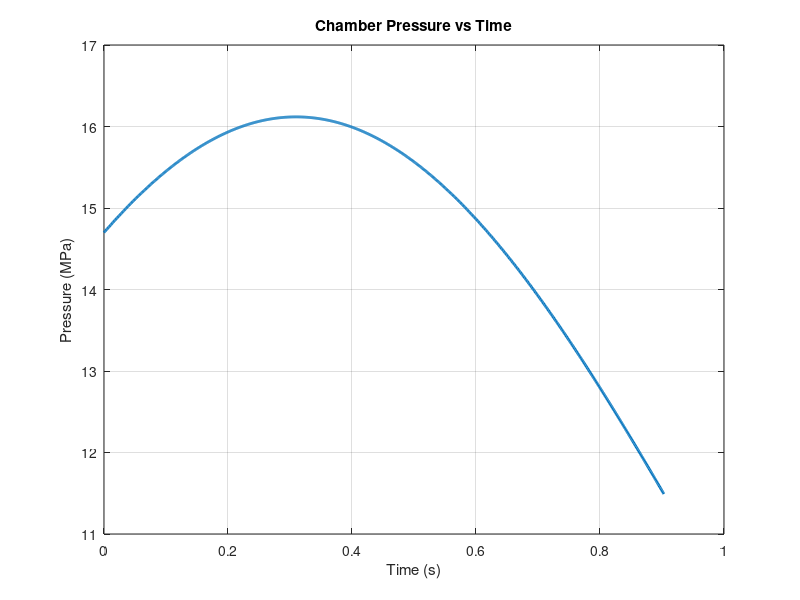
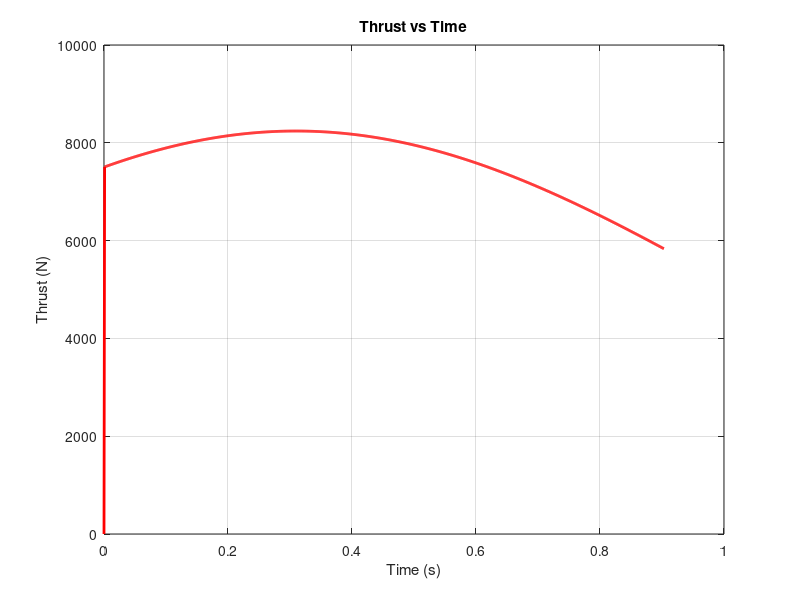
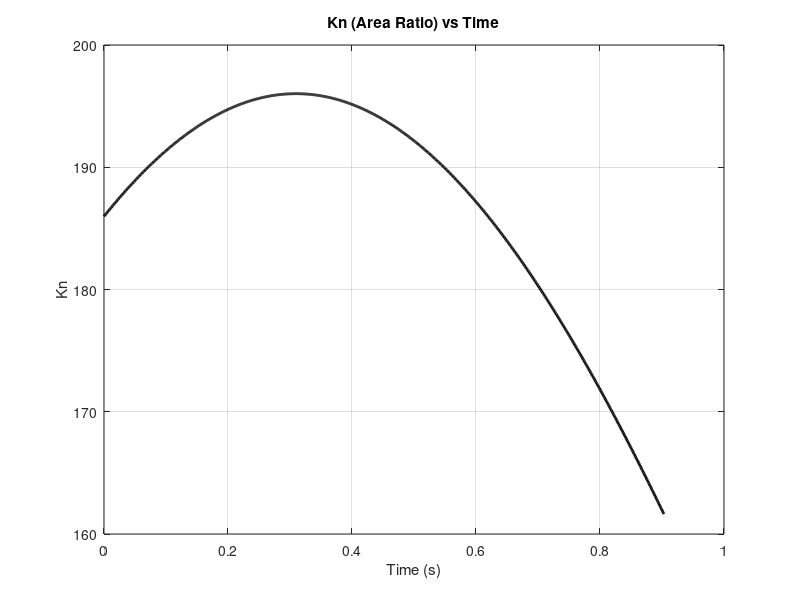

These figures' MATLAB source, in order:
% openMotor BATES Grain Simulation in MATLAB
% Analytical 0D Internal Ballistics Simulator

clear; clc; close all;

%% Configuration & Constants
% Constants
R_gas = 8.31446261815324; % Universal gas constant, J/(mol*K)
atm_pres = 101325; % Ambient pressure, Pa

% Simulation Settings
dt = 0.001; % Timestep, seconds
burnout_web_thres = 0.0001; % Web burnout threshold, m
burnout_thrust_thres = 0.1; % Thrust burnout threshold, N

%% Inputs
% Propellant Properties
prop.density = 1710; % kg/m^3 (approximate value for APCP)
prop.a = 0.025 / 1000; % Burn rate coefficient, converted from mm/(s*Pa^n) to m/(s*Pa^n)
prop.n = 0.43; % Burn rate exponent
prop.gamma = 1.17; % Specific Heat Ratio (k)
prop.t = 3019; % Combustion Temperature, K
prop.m = 25.935 / 1000; % Exhaust Molar Mass, converted from kg/Kmol to kg/mol

% Nozzle Geometry
nozzle.throat_dia = 21 / 1000; % converted from mm to m
nozzle.exit_dia = 44.4 / 1000; % converted from mm to m
nozzle.efficiency = 0.95;
nozzle.div_angle = 15; % Divergence half-angle, degrees
nozzle.conv_angle = 45; % Convergence half-angle, degrees
nozzle.throat_length = 2 / 1000; % converted from mm to m
nozzle.slag_coeff = 0; % (m*Pa)/s
nozzle.erosion_coeff = 0; % m/(s*Pa)

% Grain Geometry (BATES)
grain.outer_dia = 98.7 / 1000; % converted from mm to m
grain.core_dia = 43.7 / 1000; % converted from mm to m
grain.length = 145 / 1000; % converted from mm to m
grain.num_grains = 2;

%% Pre-calculations
nozzle_throat_area_initial = pi * (nozzle.throat_dia / 2)^2;
nozzle_exit_area = pi * (nozzle.exit_dia / 2)^2;
nozzle_expansion_ratio = nozzle_exit_area / nozzle_throat_area_initial;
grain.web = (grain.outer_dia - grain.core_dia) / 2;
total_motor_volume = grain.num_grains * (pi * (grain.outer_dia / 2)^2 * grain.length);

% Calculate Nozzle Losses
divAngleRad = nozzle.div_angle * pi / 180;
divLoss = (1 + cos(divAngleRad)) / 2;
throatAspect = nozzle.throat_length / nozzle.throat_dia;
if throatAspect > 0.45
    throatLoss = 0.95;
else
    throatLoss = 0.99 - (0.0333 * throatAspect);
end
skinLoss = 0.99;
nozzle_adjusted_eff = divLoss * throatLoss * nozzle.efficiency;

%% Helper Functions

% Pressure from Kn
calc_ideal_pressure = @(kn, prop, R_gas) ...
    ((kn * prop.density * prop.a) / ...
    (sqrt(prop.gamma / ((R_gas / prop.m) * prop.t)) * sqrt((2 / (prop.gamma + 1)) ^ ((prop.gamma + 1) / (prop.gamma - 1))))) ...
    ^ (1 / (1 - prop.n));

% Calculate Exit Pressure (Newton-Raphson approximation for Expansion Ratio)
% A/A* = (1/M) * [(2/(k+1)) * (1 + (k-1)/2 * M^2)]^((k+1)/(2*(k-1)))
% We use fsolve in openMotor, here we use an iterative approach or fzero
% Alternatively, using a more straightforward isentropic function to find Pe/Pc given Area Ratio
function Pe = calc_exit_pressure(Pc, eps, gamma)
    % Solves for Exit Pressure
    % eRatioFromPRatio = (((k+1)/2)^(1/(k-1))) * (pRatio ^ (1/k)) * ((((k+1)/(k-1))*(1-(pRatio^((k-1)/k))))^0.5);
    % We want eRatioFromPRatio(PR) = eps -> f(PR) = 0
    func = @(PR) ((((gamma+1)/2)^(1/(gamma-1))) * (PR .^ (1/gamma)) .* sqrt(((gamma+1)/(gamma-1)).*(1-(PR.^((gamma-1)/gamma))))) - 1/eps;

    % Initial guess for supersonic flow (PR = Pe/Pc is small)
    PR_guess = 0.05;
    options = optimset('Display', 'off');
    PR = fzero(func, PR_guess, options);
    Pe = PR * Pc;
end

% BATES Grain geometry calculations
function [SA, vol, free_vol, is_web_left] = calc_bates_geom(reg, grain, burnout_thres)
    is_web_left = (grain.web - reg) > burnout_thres;
    if ~is_web_left
        SA = 0;
        vol = 0;
        free_vol = pi * (grain.outer_dia / 2)^2 * grain.length;
        return;
    end

    current_length = grain.length - (2 * reg);
    if current_length <= 0
        SA = 0;
        vol = 0;
        free_vol = pi * (grain.outer_dia / 2)^2 * grain.length;
        return;
    end

    current_core_rad = (grain.core_dia / 2) + reg;
    outer_rad = grain.outer_dia / 2;

    % End areas (2 faces)
    face_area = pi * (outer_rad^2 - current_core_rad^2);

    % Core surface area
    core_SA = 2 * pi * current_core_rad * current_length;

    % Total surface area
    SA = (2 * face_area) + core_SA;

    % Volume of propellant
    vol = face_area * current_length;

    % Free volume (chamber volume minus propellant volume)
    total_grain_vol = pi * (grain.outer_dia / 2)^2 * grain.length;
    free_vol = total_grain_vol - vol;
end


%% Simulation Loop Setup
t = 0;
time_data = [0];
pressure_data = [];
thrust_data = [];
kn_data = [];
regression = 0;

dThroat = 0;
mass = 0;
for i = 1:grain.num_grains
    [~, v, ~, ~] = calc_bates_geom(0, grain, burnout_web_thres);
    mass = mass + (v * prop.density);
end
mass_data = [mass];

% Initial Calculations (t=0)
[total_SA, ~, free_vol, ~] = calc_bates_geom(0, grain, burnout_web_thres);
total_SA = total_SA * grain.num_grains;
throat_area = pi * ((nozzle.throat_dia + dThroat) / 2)^2;
Kn = total_SA / throat_area;
kn_data = [Kn];
initial_kn = Kn;

Pc = calc_ideal_pressure(Kn, prop, R_gas);
pressure_data = [Pc];
thrust_data = [0];
mass_flux_data = [0];

% Pre-calculate new metrics
propellant_length = grain.length * grain.num_grains * 1000; % mm
initial_port_area = pi * (grain.core_dia / 2)^2;
port_throat_ratio = initial_port_area / throat_area;

% volume loading = 1 - (free volume / total volume)
per_grain_free_vol = free_vol; % at t=0
total_free_vol = per_grain_free_vol * grain.num_grains;
volume_loading = (1 - (total_free_vol / total_motor_volume)) * 100;

%% Simulation Loop
while true
    % Regression for this step based on LAST step's pressure
    if Pc > 0
        burn_rate = prop.a * (Pc ^ prop.n);
    else
        burn_rate = 0;
    end
    regression = regression + (burn_rate * dt);

    % Check if all grains are burned out
    is_burning = false;
    total_SA = 0;
    current_mass = 0;

    for i = 1:grain.num_grains
        [SA, v, ~, is_web_left] = calc_bates_geom(regression, grain, burnout_web_thres);
        if is_web_left && SA > 0
            is_burning = true;
        end
        total_SA = total_SA + SA;
        current_mass = current_mass + (v * prop.density);
    end

    % Mass flux calculation for this step
    last_mass = mass_data(end);
    mass_flow = (last_mass - current_mass) / dt;
    % Since it's identical Bates grains, peak mass flux occurs at the bottom grain's port
    current_core_rad = (grain.core_dia / 2) + regression;
    if current_core_rad > grain.outer_dia / 2
        current_core_rad = grain.outer_dia / 2;
    end
    current_port_area = pi * current_core_rad^2;
    mass_flux = mass_flow / current_port_area;

    % If burnout occurred and pressure is practically zero, break
    if ~is_burning
        break;
    end

    % Calculate Throat Area (with erosion/slag - optional)
    if Pc == 0
        slagRate = 0;
    else
        slagRate = (1 / Pc) * nozzle.slag_coeff;
    end
    erosionRate = Pc * nozzle.erosion_coeff;
    dThroat = dThroat + dt * ((-2 * slagRate) + (2 * erosionRate));
    throat_area = pi * ((nozzle.throat_dia + dThroat) / 2)^2;

    % Update expansion ratio if throat area changes
    nozzle_expansion_ratio_current = nozzle_exit_area / throat_area;

    % Calculate Kn
    Kn = total_SA / throat_area;

    % Calculate Chamber Pressure
    Pc = calc_ideal_pressure(Kn, prop, R_gas);

    % Calculate Thrust
    if Pc > atm_pres
        Pe = calc_exit_pressure(Pc, nozzle_expansion_ratio_current, prop.gamma);

        % Ideal Thrust Coefficient
        term1 = (2 * (prop.gamma ^ 2)) / (prop.gamma - 1);
        term2 = (2 / (prop.gamma + 1)) ^ ((prop.gamma + 1) / (prop.gamma - 1));
        term3 = 1 - ((Pe / Pc) ^ ((prop.gamma - 1) / prop.gamma));
        momentumThrust = sqrt(term1 * term2 * term3);
        pressureThrust = ((Pe - atm_pres) * nozzle_exit_area) / (throat_area * Pc);
        C_f_ideal = momentumThrust + pressureThrust;

        % Adjusted Thrust Coefficient
        C_f_adj = nozzle_adjusted_eff * (skinLoss * C_f_ideal + (1 - skinLoss));

        Thrust = C_f_adj * throat_area * Pc;
    else
        Thrust = 0;
        Pc = 0; % No significant pressure below ambient for our simple model
    end
    Thrust = max(Thrust, 0);

    % Break if thrust goes below threshold on burnout (tail off usually simulated via mass conservation,
    % but for ideal 0D this is a valid end condition when burning area goes to 0)
    if ~is_burning && Thrust < burnout_thrust_thres
        break;
    end

    % Update Time
    t = t + dt;

    % Store Data
    time_data = [time_data, t];
    kn_data = [kn_data, Kn];
    pressure_data = [pressure_data, Pc];
    thrust_data = [thrust_data, Thrust];
    mass_data = [mass_data, current_mass];
    mass_flux_data = [mass_flux_data, mass_flux];
end

%% Plotting Results

% Figure 1: Chamber Pressure over Time
figure('Name', 'openMotor BATES - Chamber Pressure');
plot(time_data, pressure_data / 1e6, 'LineWidth', 2);
title('Chamber Pressure vs Time');
xlabel('Time (s)');
ylabel('Pressure (MPa)');
grid on;

% Figure 2: Thrust over Time
figure('Name', 'openMotor BATES - Thrust');
plot(time_data, thrust_data, 'LineWidth', 2, 'Color', 'r');
title('Thrust vs Time');
xlabel('Time (s)');
ylabel('Thrust (N)');
grid on;

% Figure 3: Kn over Time
figure('Name', 'openMotor BATES - Kn');
plot(time_data, kn_data, 'LineWidth', 2, 'Color', 'k');
title('Kn (Area Ratio) vs Time');
xlabel('Time (s)');
ylabel('Kn');
grid on;

%% Performance Metrics Calculations
% Calculate active burn time indices
burn_indices = find(thrust_data > burnout_thrust_thres);
if isempty(burn_indices)
    burn_start_idx = 1;
    burn_end_idx = length(time_data);
else
    burn_start_idx = burn_indices(1);
    burn_end_idx = burn_indices(end);
end

burn_time = time_data(burn_end_idx) - time_data(burn_start_idx);

% Propellant mass
initial_mass = mass_data(1);
final_mass = mass_data(end);
propellant_mass_consumed = initial_mass - final_mass;

% Total Impulse
total_impulse = trapz(time_data, thrust_data);

% Averages and Maxima
max_thrust = max(thrust_data);
max_pressure_pa = max(pressure_data);
max_pressure = max_pressure_pa / 1e6; % Convert to MPa
peak_kn = max(kn_data);
peak_mass_flux = max(mass_flux_data);

avg_thrust = trapz(time_data(burn_start_idx:burn_end_idx), thrust_data(burn_start_idx:burn_end_idx)) / burn_time;
avg_pressure_pa = trapz(time_data(burn_start_idx:burn_end_idx), pressure_data(burn_start_idx:burn_end_idx)) / burn_time;
avg_pressure = avg_pressure_pa / 1e6;

% Ideal and Delivered Thrust Coefficients at average pressure
if avg_pressure_pa > 0
    Pe_avg = calc_exit_pressure(avg_pressure_pa, nozzle_expansion_ratio, prop.gamma);
    term1 = (2 * (prop.gamma ^ 2)) / (prop.gamma - 1);
    term2 = (2 / (prop.gamma + 1)) ^ ((prop.gamma + 1) / (prop.gamma - 1));
    term3 = 1 - ((Pe_avg / avg_pressure_pa) ^ ((prop.gamma - 1) / prop.gamma));
    momentumThrust_avg = sqrt(term1 * term2 * term3);
    pressureThrust_avg = ((Pe_avg - atm_pres) * nozzle_exit_area) / (nozzle_throat_area_initial * avg_pressure_pa);
    ideal_thrust_coeff = momentumThrust_avg + pressureThrust_avg;
    delivered_thrust_coeff = nozzle_adjusted_eff * (skinLoss * ideal_thrust_coeff + (1 - skinLoss));
else
    ideal_thrust_coeff = 0;
    delivered_thrust_coeff = 0;
end

% Specific Impulse
g0 = 9.80665;
specific_impulse = total_impulse / (propellant_mass_consumed * g0);

% Motor Designation
motor_designation = 'N/A';
class_percentage = 0;
if total_impulse >= 1.25
    order = floor(log2(total_impulse / 1.25)) + 1;
    min_class_impulse = 1.25 * 2^(order - 1);
    class_percentage = (total_impulse - min_class_impulse) / min_class_impulse * 100;

    letters = '';

    order = floor(log2(total_impulse / 1.25)) + 1;
    for place = 0:floor(log(order) / log(26))
        remainder = mod(order, 26);
        letters = [char(remainder + 64), letters];
        order = floor((order - remainder) / 26);
    end

    motor_designation = sprintf('%s%.0f', letters, avg_thrust);
end

%% Print Results to Console
disp('----------------------------------------------------');
disp('            openMotor MATLAB Simulation             ');
disp('----------------------------------------------------');
fprintf('Motor Designation         : %s - %.0f%%\n', motor_designation, class_percentage);
fprintf('Impulse (Ns)              : %.2f\n', total_impulse);
fprintf('Delivered ISP (s)         : %.2f\n', specific_impulse);
fprintf('Burn Time (s)             : %.3f\n', burn_time);
fprintf('Volume Loading (%%)        : %.2f\n', volume_loading);
fprintf('Average Pressure (MPa)    : %.4f\n', avg_pressure);
fprintf('Peak Pressure (MPa)       : %.4f\n', max_pressure);
fprintf('Initial Kn                : %.2f\n', initial_kn);
fprintf('Peak Kn                   : %.2f\n', peak_kn);
fprintf('Ideal Thrust Coefficient  : %.4f\n', ideal_thrust_coeff);
fprintf('Propellant Mass (kg)      : %.4f\n', propellant_mass_consumed);
fprintf('Propellant Length (mm)    : %.2f\n', propellant_length);
fprintf('Port/Throat Ratio         : %.2f\n', port_throat_ratio);
fprintf('Peak Mass Flux (kg/m^2*s) : %.2f\n', peak_mass_flux);
fprintf('Delivered Thrust Coeff    : %.4f\n', delivered_thrust_coeff);
disp('----------------------------------------------------');
disp('Simulation completed successfully!');
